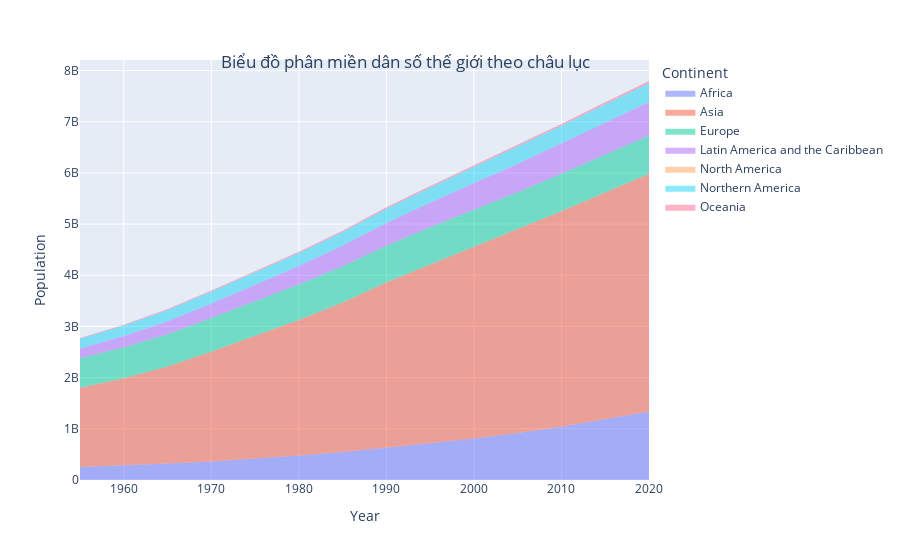

Notebook cell for this chart:
### Code cell
continent_df=df.sort_values(by=['Continent'],ascending=True)[['Year','Population','Continent']].groupby(['Year','Continent'],group_keys=True).sum().reset_index()
fig = px.area(continent_df
, x="Year", y="Population", color="Continent", line_group="Continent")
for i in range(len(fig['data'])):
  fig['data'][i]['line']['width']=0
fig.update_layout(
    title={
        'text': "Biểu đồ phân miền dân số thế giới theo châu lục",
        'y':0.9,
        'x':0.45,
        'xanchor': 'center',
        'yanchor': 'top'})
fig.show()

### Figure 1 — Plotly figure (JSON) as saved in the notebook; plotly's stock layout.template omitted (floating-point values rounded to 4 significant figures)
{"data": [{"fillpattern": {"shape": ""}, "hovertemplate": "Continent=Africa<br>Year=%{x}<br>Population=%{y}<extra></extra>", "legendgroup": "Africa", "line": {"color": "#636efa", "width": 0}, "marker": {"symbol": "circle"}, "mode": "lines", "name": "Africa", "orientation": "v", "showlegend": true, "stackgroup": "1", "type": "scatter", "x": [1955, 1960, 1965, 1970, 1975, 1980, 1985, 1990, 1995, 2000, 2005, 2010, 2015, 2016, 2017, 2018, 2019, 2020], "xaxis": "x", "y": [252748903, 283361209, 320147257, 363447518, 414674688, 476386273, 548626148, 630349639, 717270078, 810984226, 916154288, 1039304033, 1182438784, 1213040521, 1244222267, 1275920972, 1308064195, 1340598147], "yaxis": "y"}, {"fillpattern": {"shape": ""}, "hovertemplate": "Continent=Asia<br>Year=%{x}<br>Population=%{y}<extra></extra>", "legendgroup": "Asia", "line": {"color": "#EF553B", "width": 0}, "marker": {"symbol": "circle"}, "mode": "lines", "name": "Asia", "orientation": "v", "showlegend": true, "stackgroup": "1", "type": "scatter", "x": [1955, 1960, 1965, 1970, 1975, 1980, 1985, 1990, 1995, 2000, 2005, 2010, 2015, 2016, 2017, 2018, 2019, 2020], "xaxis": "x", "y": [1549041895, 1705041051, 1894974284, 2142480330, 2401171440, 2649578300, 2921173176, 3226098962, 3493086983, 3741263381, 3977986502, 4209593693, 4433475358, 4476607853, 4519040027, 4560667108, 4601371198, 4641054775], "yaxis": "y"}, {"fillpattern": {"shape": ""}, "hovertemplate": "Continent=Europe<br>Year=%{x}<br>Population=%{y}<extra></extra>", "legendgroup": "Europe", "line": {"color": "#00cc96", "width": 0}, "marker": {"symbol": "circle"}, "mode": "lines", "name": "Europe", "orientation": "v", "showlegend": true, "stackgroup": "1", "type": "scatter", "x": [1955, 1960, 1965, 1970, 1975, 1980, 1985, 1990, 1995, 2000, 2005, 2010, 2015, 2016, 2017, 2018, 2019, 2020], "xaxis": "x", "y": [576678796, 605406980, 634783204, 656919379, 676895467, 693566517, 707584266, 720858450, 726994464, 725558036, 729287846, 736412989, 743059035, 744268827, 745414735, 746419440, 747182751, 747636026], "yaxis": "y"}, {"fillpattern": {"shape": ""}, "hovertemplate": "Continent=Latin America and the Caribbean<br>Year=%{x}<br>Population=%{y}<extra></extra>", "legendgroup": "Latin America and the Caribbean", "line": {"color": "#ab63fa", "width": 0}, "marker": {"symbol": "circle"}, "mode": "lines", "name": "Latin America and the Caribbean", "orientation": "v", "showlegend": true, "stackgroup": "1", "type": "scatter", "x": [1955, 1960, 1965, 1970, 1975, 1980, 1985, 1990, 1995, 2000, 2005, 2010, 2015, 2016, 2017, 2018, 2019, 2020], "xaxis": "x", "y": [192724974, 220467394, 252453574, 286673362, 322774579, 361250123, 402020289, 442834722, 483011898, 521828877, 557492479, 591343154, 623924475, 630134807, 636223339, 642206866, 648111110, 653952454], "yaxis": "y"}, {"fillpattern": {"shape": ""}, "hovertemplate": "Continent=North America<br>Year=%{x}<br>Population=%{y}<extra></extra>", "legendgroup": "North America", "line": {"color": "#FFA15A", "width": 0}, "marker": {"symbol": "circle"}, "mode": "lines", "name": "North America", "orientation": "v", "showlegend": true, "stackgroup": "1", "type": "scatter", "x": [1955, 1960, 1965, 1970, 1975, 1980, 1985, 1990, 1995, 2000, 2005, 2010, 2015, 2016, 2017, 2018, 2019, 2020], "xaxis": "x", "y": [2245, 2304, 2382, 2343, 2610, 3082, 3368, 5339, 6367, 7427, 8553, 9234, 9693, 9748, 9784, 9816, 9847, 9877], "yaxis": "y"}, {"fillpattern": {"shape": ""}, "hovertemplate": "Continent=Northern America<br>Year=%{x}<br>Population=%{y}<extra></extra>", "legendgroup": "Northern America", "line": {"color": "#19d3f3", "width": 0}, "marker": {"symbol": "circle"}, "mode": "lines", "name": "Northern America", "orientation": "v", "showlegend": true, "stackgroup": "1", "type": "scatter", "x": [1955, 1960, 1965, 1970, 1975, 1980, 1985, 1990, 1995, 2000, 2005, 2010, 2015, 2016, 2017, 2018, 2019, 2020], "xaxis": "x", "y": [187430408, 204649165, 219454181, 230991858, 242251508, 254007123, 266363451, 279785259, 294453542, 312426773, 327287151, 343287419, 357031048, 359524647, 361942268, 364295996, 366600964, 368869647], "yaxis": "y"}, {"fillpattern": {"shape": ""}, "hovertemplate": "Continent=Oceania<br>Year=%{x}<br>Population=%{y}<extra></extra>", "legendgroup": "Oceania", "line": {"color": "#FF6692", "width": 0}, "marker": {"symbol": "circle"}, "mode": "lines", "name": "Oceania", "orientation": "v", "showlegend": true, "stackgroup": "1", "type": "scatter", "x": [1955, 1960, 1965, 1970, 1975, 1980, 1985, 1990, 1995, 2000, 2005, 2010, 2015, 2016, 2017, 2018, 2019, 2020], "xaxis": "x", "y": [14525949, 16168376, 17935139, 20109036, 21919359, 23442659, 25420682, 27619158, 29737050, 31802476, 34082365, 37273749, 40272796, 40853244, 41427945, 41996329, 42557706, 43111704], "yaxis": "y"}], "layout": {"legend": {"title": {"text": "Continent"}, "tracegroupgap": 0}, "margin": {"t": 60}, "title": {"text": "Biểu đồ phân miền dân số thế giới theo châu lục", "x": 0.45, "xanchor": "center", "y": 0.9, "yanchor": "top"}, "xaxis": {"anchor": "y", "domain": [0, 1], "title": {"text": "Year"}}, "yaxis": {"anchor": "x", "domain": [0, 1], "title": {"text": "Population"}}}}
